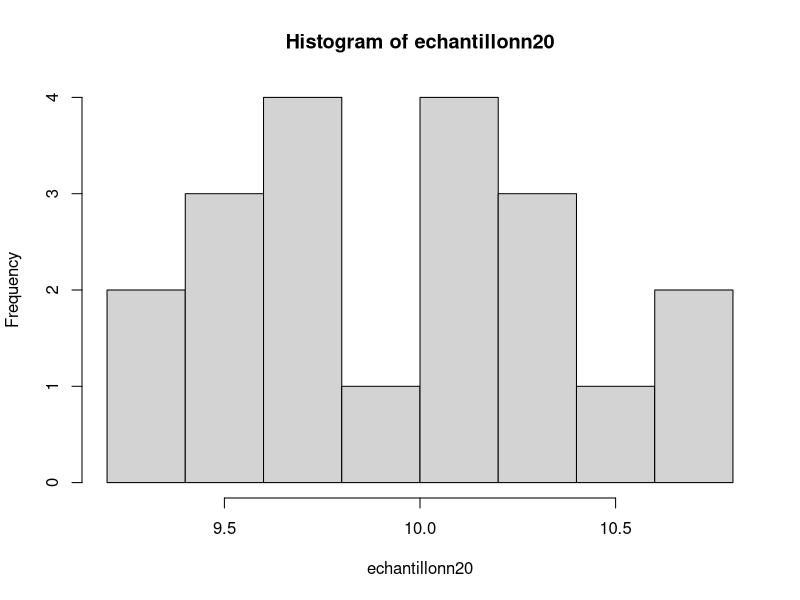
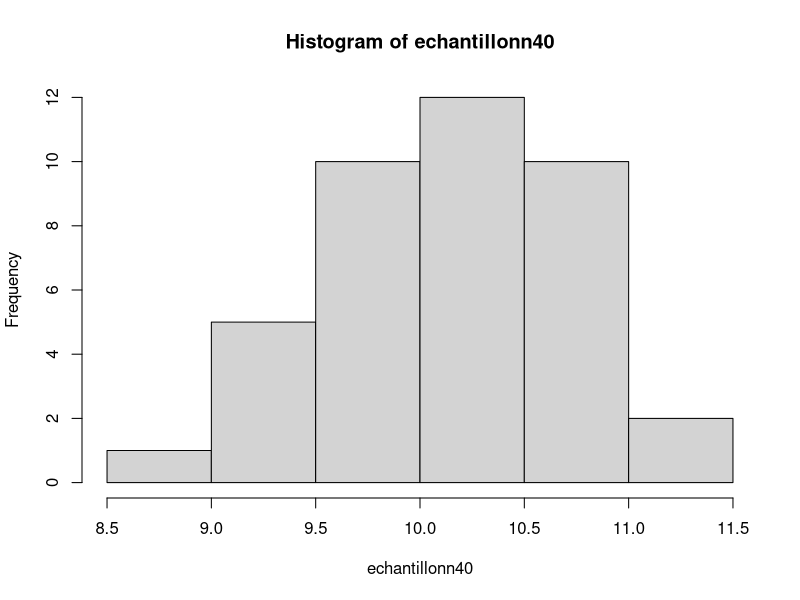
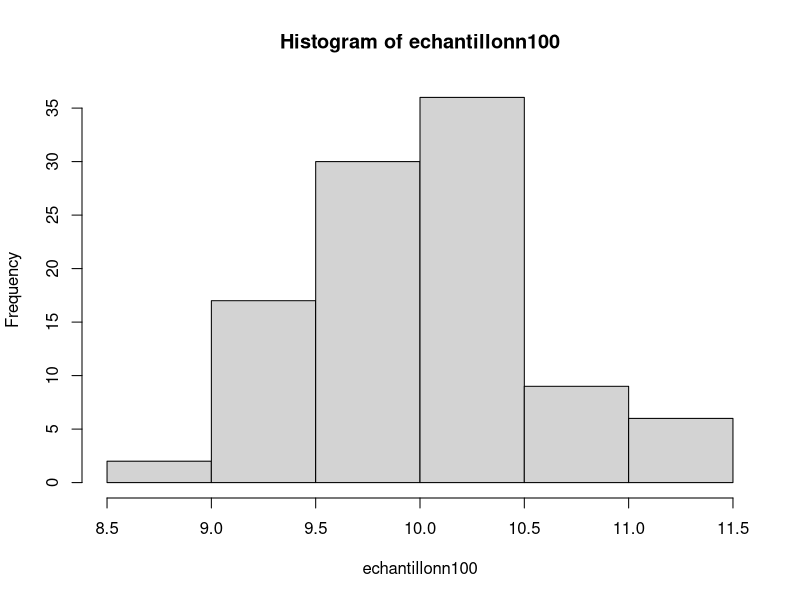
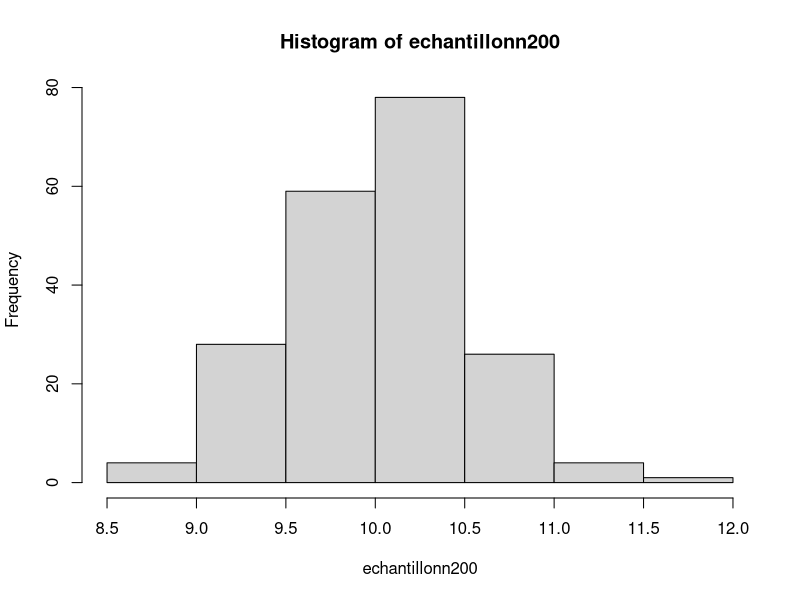
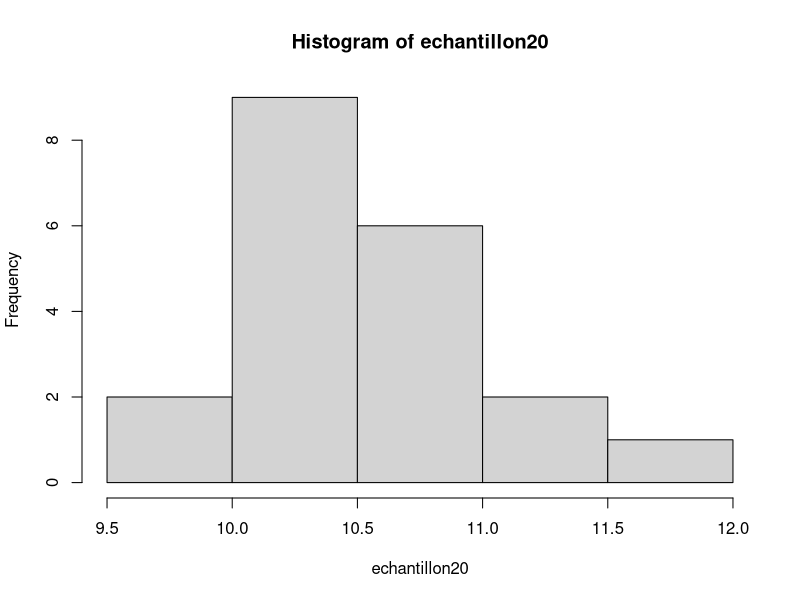
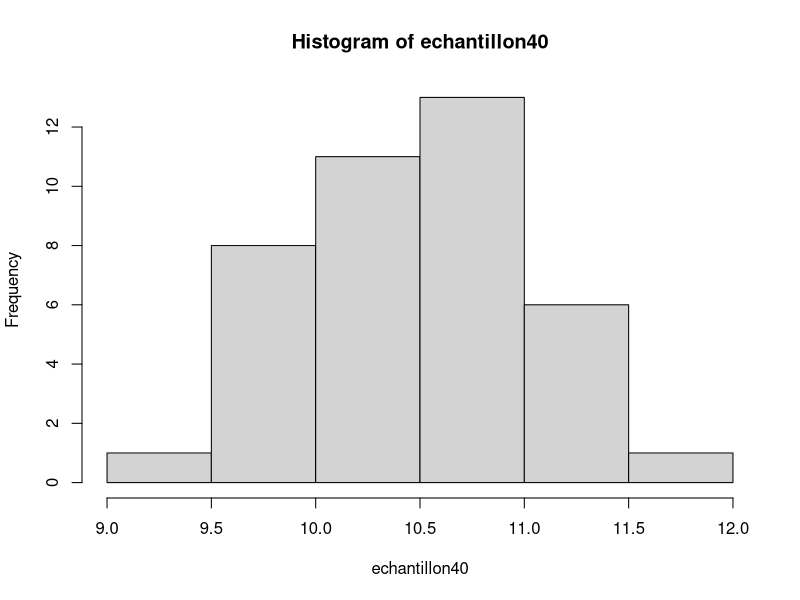
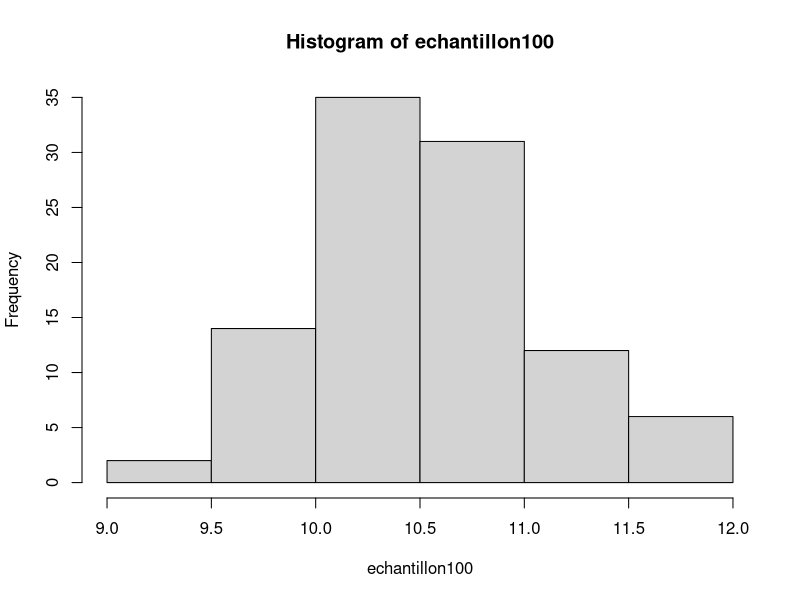
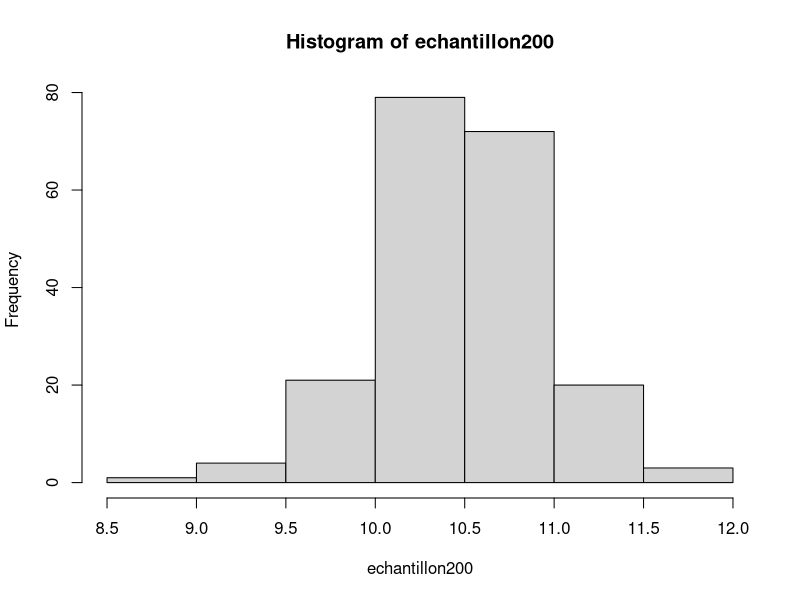

Here is the R script that generated these plots, in order:
print("Logan is in the place !")

#on set la seed aléatoire sur 667
set.seed(667)
# 1) 
mu <- 10
sigma <- sqrt(0.5)

# Calcul de la probabilité
p_a <- pnorm(10, mean=mu, sd=sigma)
p_a
#La probabilité qu'un verre rempli par le serveur A contienne moins de 10cl de vin est d'environ 0.5
#2) 
mu <- 10.5
sigma <- sqrt(0.5)

# Calcul de la probabilité
p_b <- pnorm(10, mean=mu, sd=sigma)
p_b
#La probabilité qu'un verre rempli par le serveur B contienne moins de 10cl de vin est d'environ 0.0228.

#3) On peut simuler un échantillon en utilisant la fonction rnorm de R qui permet de générer des nombres aléatoires suivant une loi normale.
#On peut ainsi générer un échantillon de n valeurs suivant une loi N(10,0.5^2) avec :
n <- 20 # ou 40, 100, 200
echantillonn20 <- rnorm(n, 10, 0.5)
n <- 40
echantillonn40 <- rnorm(n, 10, 0.5)
n <- 100
echantillonn100 <- rnorm(n, 10, 0.5)
n <- 200
echantillonn200 <- rnorm(n, 10, 0.5)
echantillonn20
echantillonn40
echantillonn100
echantillonn200
#On peut simuler un échantillon en utilisant la fonction rnorm de R qui permet de générer des nombres aléatoires suivant une loi normale. On peut ainsi générer un échantillon de n valeurs suivant une loi N(10.5,0.5^2) avec :
  
  
 
 
n <- 20 # ou 40, 100, 200   
echantillon20 <- rnorm(n, 10.5, 0.5)
n <- 40 # ou 40, 100, 200
echantillon40 <- rnorm(n, 10.5, 0.5)
n <- 100 # ou 40, 100, 200
echantillon100 <- rnorm(n, 10.5, 0.5)
n <- 200 # ou 40, 100, 200
echantillon200 <- rnorm(n, 10.5, 0.5)
echantillon20
echantillon40
echantillon100
echantillon200
#On obtient ainsi un échantillon de n valeurs de volumes de vin dans les verres servis par le serveur B.




#2.2 question 5
#Representer les valeurs obtenues sur chaque échantillons par un graphique :
#echantillon A
hist(echantillonn20)
hist(echantillonn40)
hist(echantillonn100)
hist(echantillonn200)
#echantillon B
hist(echantillon20)
hist(echantillon40)
hist(echantillon100)
hist(echantillon200)

#2.2 question 6
#Déterminer la proportion de verre avec moins de 10cl de vin dans chaque échantillon.
#echantillon A
p_a20 <- sum(echantillonn20 < 10)/length(echantillonn20)
p_a20
p_a40 <- sum(echantillonn40 < 10)/length(echantillonn40)
p_a40
p_a100 <- sum(echantillonn100 < 10)/length(echantillonn100)
p_a100
p_a200 <- sum(echantillonn200 < 10)/length(echantillonn200)
p_a200
#echantillon B
p_b20 <- sum(echantillon20 < 10)/length(echantillon20)
p_b20
p_b40 <- sum(echantillon40 < 10)/length(echantillon40)
p_b40
p_b100 <- sum(echantillon100 < 10)/length(echantillon100)
p_b100
p_b200 <- sum(echantillon200 < 10)/length(echantillon200)
p_b200

#2.2 question 7
#Intervalle de confiance pour qu'un verre contienne moins de 10cl dans chaque échantillon.
#echantillon A
t.test(echantillonn20, alternative="less", mu=10, conf.level=0.95)
t.test(echantillonn40, alternative="less", mu=10, conf.level=0.95)
t.test(echantillonn100, alternative="less", mu=10, conf.level=0.95)
t.test(echantillonn200, alternative="less", mu=10, conf.level=0.95)
#echantillon B
t.test(echantillon20, alternative="less", mu=10, conf.level=0.95)
t.test(echantillon40, alternative="less", mu=10, conf.level=0.95)
t.test(echantillon100, alternative="less", mu=10, conf.level=0.95)
t.test(echantillon200, alternative="less", mu=10, conf.level=0.95)



#2.2 question 8
#Estimation de m et de sigma^2 pour chaque échantillon.
#echantillon A
#Estimation de m
m_a20 <- mean(echantillonn20)
m_a20
m_a40 <- mean(echantillonn40)
m_a40
m_a100 <- mean(echantillonn100)
m_a100
m_a200 <- mean(echantillonn200)
m_a200
#Estimation de sigma^2
sigma_a20 <- var(echantillonn20)
sigma_a20
sigma_a40 <- var(echantillonn40)
sigma_a40
sigma_a100 <- var(echantillonn100)
sigma_a100
sigma_a200 <- var(echantillonn200)
sigma_a200
#echantillon B
#Estimation de m
m_b20 <- mean(echantillon20)
m_b20
m_b40 <- mean(echantillon40)
m_b40
m_b100 <- mean(echantillon100)
m_b100
m_b200 <- mean(echantillon200)
m_b200
#Estimation de sigma^2
sigma_b20 <- var(echantillon20)
sigma_b20
sigma_b40 <- var(echantillon40)
sigma_b40
sigma_b100 <- var(echantillon100)
sigma_b100
sigma_b200 <- var(echantillon200)
sigma_b200


#2.2 question 9
#Calcul d'un intervalle de confiance pour une moyenne
#echantillon A
#On calcule l'intervalle de confiance à 95% pour la moyenne de l'échantillon
intervalle_a20 <- t.test(echantillonn20, conf.level = 0.95)
intervalle_a20
intervalle_a40 <- t.test(echantillonn40, conf.level = 0.95)
intervalle_a40
intervalle_a100 <- t.test(echantillonn100, conf.level = 0.95)
intervalle_a100
intervalle_a200 <- t.test(echantillonn200, conf.level = 0.95)
intervalle_a200
#echantillon B
#On calcule l'intervalle de confiance à 95% pour la moyenne de l'échantillon
intervalle_b20 <- t.test(echantillon20, conf.level = 0.95)
intervalle_b20
intervalle_b40 <- t.test(echantillon40, conf.level = 0.95)
intervalle_b40
intervalle_b100 <- t.test(echantillon100, conf.level = 0.95)
intervalle_b100
intervalle_b200 <- t.test(echantillon200, conf.level = 0.95)
intervalle_b200

#2.2 question 10
#Test de comparaison d'une moyenne a une reference pour verifier si m>10cl
#echantillon A
#On teste si la moyenne de l'échantillon est supérieure à 10cl
test_a20 <- t.test(echantillonn20, alternative="greater", mu=10, conf.level=0.95)
test_a20
test_a40 <- t.test(echantillonn40, alternative="greater", mu=10, conf.level=0.95)
test_a40
test_a100 <- t.test(echantillonn100, alternative="greater", mu=10, conf.level=0.95)
test_a100
test_a200 <- t.test(echantillonn200, alternative="greater", mu=10, conf.level=0.95)
test_a200
#echantillon B
#On teste si la moyenne de l'échantillon est supérieure à 10cl
test_b20 <- t.test(echantillon20, alternative="greater", mu=10, conf.level=0.95)
test_b20
test_b40 <- t.test(echantillon40, alternative="greater", mu=10, conf.level=0.95)
test_b40
test_b100 <- t.test(echantillon100, alternative="greater", mu=10, conf.level=0.95)
test_b100
test_b200 <- t.test(echantillon200, alternative="greater", mu=10, conf.level=0.95)
test_b200





